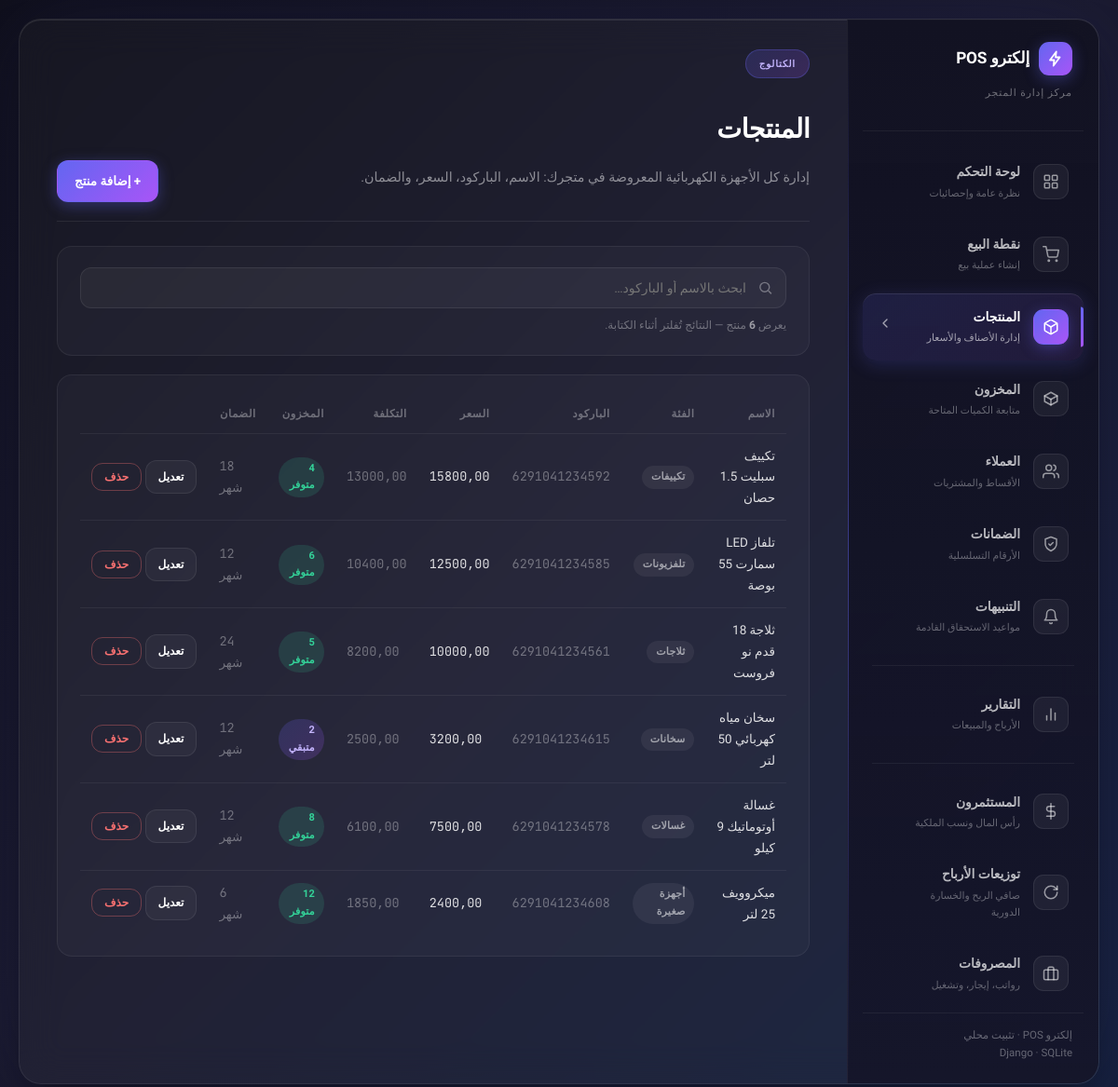
Screenshot of /manage/products/ with the database file from the repository.
### pos/models.py (models this page shows, shortened)
class Product(models.Model):
    name = models.CharField(max_length=200)
    barcode = models.CharField(max_length=64, unique=True, null=True, blank=True)
    category = models.CharField(max_length=100, default="عام")
    price = models.DecimalField(max_digits=12, decimal_places=2)
    cost_price = models.DecimalField(max_digits=12, decimal_places=2, default=0)
    quantity = models.IntegerField(default=0)
    low_stock_threshold = models.IntegerField(default=3)
    warranty_months = models.IntegerField(default=12)
    created_at = models.DateTimeField(auto_now_add=True)
    class Meta:
        ordering = ["name"]

### pos/views.py (the view)
# urls.py: path("manage/products/", views.products_list, name="products_list"),
def products_list(request):
    products = Product.objects.all()
    return render(request, "pos/products.html", {"products": products})

### pos/context_processors.py (called while the page is built)
def installment_alerts(request):
    try:
        from .models import InstallmentPlan, Investor
        cutoff = timezone.now() + timezone.timedelta(days=5)
        installment_count = InstallmentPlan.objects.filter(
            status=InstallmentPlan.ACTIVE,
            next_due_date__isnull=False,
            next_due_date__lte=cutoff,
        ).count()
        investor_count = sum(
            1 for inv in Investor.objects.filter(status=Investor.ACTIVE, dividends_due__gt=0)
            if inv.days_until_dividend_due is not None and inv.days_until_dividend_due <= 5
        )
        count = installment_count + investor_count
    except Exception:
        count = 0
    return {"nav_alerts_count": count}

### pos/templates/pos/products.html (shortened to what this page needs)
{% extends "pos/base.html" %}
{% load static %}
{% block content %}
<div class="panel-header">
  <div>
    <span class="panel-badge">الكتالوج</span>
    <h1 class="panel-title">المنتجات</h1>
    <p class="panel-description">إدارة كل الأجهزة الكهربائية المعروضة في متجرك: الاسم، الباركود، السعر، والضمان.</p>
  </div>
  <a href="{% url 'pos:product_new' %}" class="btn btn-primary">+ إضافة منتج</a>
</div>
<div class="panel-content">
  <div class="content-card">
    <div class="search-box" id="products-search-box">
      <svg viewBox="0 0 24 24" fill="none" stroke="currentColor" stroke-width="2"><circle cx="11" cy="11" r="7"/><path d="M21 21l-4.3-4.3"/></svg>
      <input type="text" id="products-search-input" placeholder="ابحث بالاسم أو الباركود…" autocomplete="off">
    </div>
    {% if products %}<div class="search-hint">يعرض <strong>{{ products|length }}</strong> منتج — النتائج تُفلتر أثناء الكتابة.</div>{% endif %}
  </div>
  <div class="content-card">
    {% if products %}
    <table>
      <thead>
        <tr>
          <th>الاسم</th><th>الفئة</th><th>الباركود</th><th>السعر</th><th>التكلفة</th>
          <th>المخزون</th><th>الضمان</th><th></th>
        </tr>
      </thead>
      <tbody id="products-table-body">
        {% for p in products %}
        <tr data-search="{{ p.name }} {{ p.barcode|default:'' }}">
          <td>{{ p.name }}</td>
          <td><span class="badge badge-dim">{{ p.category }}</span></td>
          <td class="mono" style="color:var(--text-faint);">{{ p.barcode|default:"—" }}</td>
          <td class="mono">{{ p.price|floatformat:2 }}</td>
          <td class="mono" style="color:var(--text-faint);">{{ p.cost_price|floatformat:2 }}</td>
          <td>
            {% if p.quantity == 0 %}
              <span class="badge badge-bad">نفد</span>
            {% elif p.quantity <= p.low_stock_threshold %}
              <span class="badge badge-accent">{{ p.quantity }} متبقي</span>
            {% else %}
              <span class="badge badge-good">{{ p.quantity }} متوفر</span>
            {% endif %}
          </td>
          <td class="mono" style="color:var(--text-faint);">{{ p.warranty_months }} شهر</td>
          <td style="white-space:nowrap;">
            <a href="{% url 'pos:product_edit' product_id=p.id %}" class="btn btn-sm">تعديل</a>
            <form method="post" action="{% url 'pos:product_delete' product_id=p.id %}" style="display:inline;" data-confirm="حذف {{ p.name }}؟ لا يمكن التراجع عن هذا الإجراء." data-confirm-label="حذف">
              <button type="submit" class="btn btn-sm btn-danger">حذف</button>
            </form>
          </td>
        </tr>
        {% endfor %}
      </tbody>
    </table>
    {% else %}
    <div class="empty">لا توجد منتجات بعد. ابدأ بإضافة أول منتج.</div>
    {% endif %}
  </div>
</div>
{% endblock %}

### pos/templates/pos/base.html (shortened to what this page needs)
{% load static %}
<!DOCTYPE html>
<html lang="ar" dir="rtl">
<head>
<link rel="stylesheet" href="{% static 'pos/css/style.css' %}">
</head>
<body>
<div class="shell">
<div class="main-container">
  {% include "pos/_nav.html" %}
  <div class="tabs-content">
    <div class="tab-panel active">
      {% block content %}{% endblock %}
    </div>
  </div>
</div>
</div>
</body>
</html>

### pos/templates/pos/_nav.html (shortened to what this page needs)
<nav class="tabs-nav">
  <div class="nav-header">
    <div class="brand-row">
      <div class="brand-mark">
        <svg viewBox="0 0 24 24" fill="none" stroke="#fff" stroke-width="2.4" stroke-linecap="round" stroke-linejoin="round">
          <path d="M13 2 L4 14 h6 l-1 8 9-12h-6z"/>
        </svg>
      </div>
      <h2>إلكترو POS</h2>
    </div>
    <p>مركز إدارة المتجر</p>
  </div>
  <a href="{% url 'pos:dashboard' %}" class="tab-btn {% if request.resolver_match.url_name == 'dashboard' %}active{% endif %}">
    <div class="tab-icon">
    </div>
    <div class="tab-text">
      <div class="tab-title">لوحة التحكم</div>
      <div class="tab-subtitle">نظرة عامة وإحصائيات</div>
    </div>
  </a>
  <a href="{% url 'pos:cashier' %}" class="tab-btn {% if request.resolver_match.url_name == 'cashier' %}active{% endif %}">
    <div class="tab-icon">
      <svg viewBox="0 0 24 24" fill="none" stroke="currentColor" stroke-width="2" stroke-linecap="round" stroke-linejoin="round">
        <circle cx="9" cy="21" r="1"></circle><circle cx="20" cy="21" r="1"></circle>
        <path d="M1 1h4l2.68 13.39a2 2 0 0 0 2 1.61h9.72a2 2 0 0 0 2-1.61L23 6H6"></path>
      </svg>
    </div>
    <div class="tab-text">
      <div class="tab-title">نقطة البيع</div>
      <div class="tab-subtitle">إنشاء عملية بيع</div>
    </div>
  </a>
  <a href="{% url 'pos:products_list' %}" class="tab-btn {% if request.resolver_match.url_name in 'products_list product_new product_edit' %}active{% endif %}">
    <div class="tab-icon">
    </div>
    <div class="tab-text">
      <div class="tab-title">المنتجات</div>
      <div class="tab-subtitle">إدارة الأصناف والأسعار</div>
    </div>
    <div class="tab-arrow"><svg viewBox="0 0 24 24" fill="none" stroke="currentColor" stroke-width="2" stroke-linecap="round" stroke-linejoin="round"><polyline points="9 18 15 12 9 6"></polyline></svg></div>
  </a>
  <a href="{% url 'pos:inventory' %}" class="tab-btn {% if request.resolver_match.url_name == 'inventory' %}active{% endif %}">
    <div class="tab-icon">
      <svg viewBox="0 0 24 24" fill="none" stroke="currentColor" stroke-width="2" stroke-linecap="round" stroke-linejoin="round">
        <path d="M21 8l-9-5-9 5 9 5 9-5z"></path><path d="M3 8v8l9 5 9-5V8"></path><path d="M12 13v8"></path>
      </svg>
    </div>
    <div class="tab-text">
      <div class="tab-title">المخزون</div>
      <div class="tab-subtitle">متابعة الكميات المتاحة</div>
    </div>
  </a>
  <a href="{% url 'pos:customers_list' %}" class="tab-btn {% if request.resolver_match.url_name in 'customers_list customer_detail' %}active{% endif %}">
    <div class="tab-icon">
      <svg viewBox="0 0 24 24" fill="none" stroke="currentColor" stroke-width="2" stroke-linecap="round" stroke-linejoin="round">
        <path d="M17 21v-2a4 4 0 0 0-4-4H5a4 4 0 0 0-4 4v2"></path><circle cx="9" cy="7" r="4"></circle>
        <path d="M23 21v-2a4 4 0 0 0-3-3.87"></path><path d="M16 3.13a4 4 0 0 1 0 7.75"></path>
      </svg>
    </div>
    <div class="tab-text">
      <div class="tab-title">العملاء</div>
      <div class="tab-subtitle">الأقساط والمشتريات</div>
    </div>
  </a>
  <a href="{% url 'pos:warranties_list' %}" class="tab-btn {% if request.resolver_match.url_name == 'warranties_list' %}active{% endif %}">
    <div class="tab-icon">
      <svg viewBox="0 0 24 24" fill="none" stroke="currentColor" stroke-width="2" stroke-linecap="round" stroke-linejoin="round">
        <path d="M12 22s8-4 8-10V5l-8-3-8 3v7c0 6 8 10 8 10z"></path><path d="M9 12l2 2 4-4"></path>
      </svg>
    </div>
    <div class="tab-text">
      <div class="tab-title">الضمانات</div>
      <div class="tab-subtitle">الأرقام التسلسلية</div>
    </div>
  </a>
  <a href="{% url 'pos:alerts_list' %}" class="tab-btn {% if request.resolver_match.url_name == 'alerts_list' %}active{% endif %}">
    <div class="tab-icon">
      <svg viewBox="0 0 24 24" fill="none" stroke="currentColor" stroke-width="2" stroke-linecap="round" stroke-linejoin="round">
        <path d="M18 8a6 6 0 0 0-12 0c0 7-3 9-3 9h18s-3-2-3-9"></path><path d="M13.73 21a2 2 0 0 1-3.46 0"></path>
      </svg>
    </div>
    <div class="tab-text">
      <div class="tab-title">التنبيهات</div>
      <div class="tab-subtitle">مواعيد الاستحقاق القادمة</div>
    </div>
  </a>
  <div class="nav-divider"></div>
  <a href="{% url 'pos:reports' %}" class="tab-btn {% if request.resolver_match.url_name == 'reports' %}active{% endif %}">
    <div class="tab-icon">
      <svg viewBox="0 0 24 24" fill="none" stroke="currentColor" stroke-width="2" stroke-linecap="round" stroke-linejoin="round">
        <line x1="18" y1="20" x2="18" y2="10"></line><line x1="12" y1="20" x2="12" y2="4"></line><line x1="6" y1="20" x2="6" y2="14"></line>
      </svg>
    </div>
    <div class="tab-text">
      <div class="tab-title">التقارير</div>
      <div class="tab-subtitle">الأرباح والمبيعات</div>
    </div>
  </a>
  <div class="nav-divider"></div>
  <a href="{% url 'pos:investors_list' %}" class="tab-btn {% if request.resolver_match.url_name in 'investors_list investor_detail' %}active{% endif %}">
    <div class="tab-icon">
      <svg viewBox="0 0 24 24" fill="none" stroke="currentColor" stroke-width="2" stroke-linecap="round" stroke-linejoin="round">
        <line x1="12" y1="1" x2="12" y2="23"></line><path d="M17 5H9.5a3.5 3.5 0 0 0 0 7h5a3.5 3.5 0 0 1 0 7H6"></path>
      </svg>
    </div>
    <div class="tab-text">
      <div class="tab-title">المستثمرون</div>
      <div class="tab-subtitle">رأس المال ونسب الملكية</div>
    </div>
  </a>
  <a href="{% url 'pos:distributions_list' %}" class="tab-btn {% if request.resolver_match.url_name in 'distributions_list distribution_new distribution_detail' %}active{% endif %}">
    <div class="tab-icon">
      <svg viewBox="0 0 24 24" fill="none" stroke="currentColor" stroke-width="2" stroke-linecap="round" stroke-linejoin="round">
        <path d="M21 12a9 9 0 1 1-9-9c2.52 0 4.93 1 6.74 2.74L21 8"></path><path d="M21 3v5h-5"></path>
      </svg>
    </div>
    <div class="tab-text">
      <div class="tab-title">توزيعات الأرباح</div>
      <div class="tab-subtitle">صافي الربح والخسارة الدورية</div>
    </div>
  </a>
  <a href="{% url 'pos:expenses_list' %}" class="tab-btn {% if request.resolver_match.url_name == 'expenses_list' %}active{% endif %}">
    <div class="tab-icon">
      <svg viewBox="0 0 24 24" fill="none" stroke="currentColor" stroke-width="2" stroke-linecap="round" stroke-linejoin="round">
        <rect x="2" y="7" width="20" height="14" rx="2"></rect><path d="M16 21V5a2 2 0 0 0-2-2H10a2 2 0 0 0-2 2v16"></path>
      </svg>
    </div>
    <div class="tab-text">
      <div class="tab-title">المصروفات</div>
      <div class="tab-subtitle">رواتب، إيجار، وتشغيل</div>
    </div>
  </a>
  <div class="sidebar-foot">إلكترو POS &middot; تثبيت محلي<br>Django &middot; SQLite</div>
</nav>

### rows the page displays
Product: name "تكييف سبليت 1.5 حصان", category "تكييفات", barcode "6291041234592", price "15800,00", cost_price "13000,00", quantity "4", warranty_months "18"
Product: name "تلفاز LED سمارت 55 بوصة", category "تلفزيونات", barcode "6291041234585", price "12500,00", cost_price "10400,00", quantity "6", warranty_months "12"
Product: name "ثلاجة 18 قدم نو فروست", category "ثلاجات", barcode "6291041234561", price "10000,00", cost_price "8200,00", quantity "5", warranty_months "24"
Product: name "سخان مياه كهربائي 50 لتر", category "سخانات", barcode "6291041234615", price "3200,00", cost_price "2500,00", quantity "2", warranty_months "12"
Product: name "غسالة أوتوماتيك 9 كيلو", category "غسالات", barcode "6291041234578", price "7500,00", cost_price "6100,00", quantity "8", warranty_months "12"
Product: name "ميكروويف 25 لتر", category "أجهزة صغيرة", barcode "6291041234608", price "2400,00", cost_price "1850,00", quantity "12", warranty_months "6"

### other values shown
{{ products|length }} "6"
